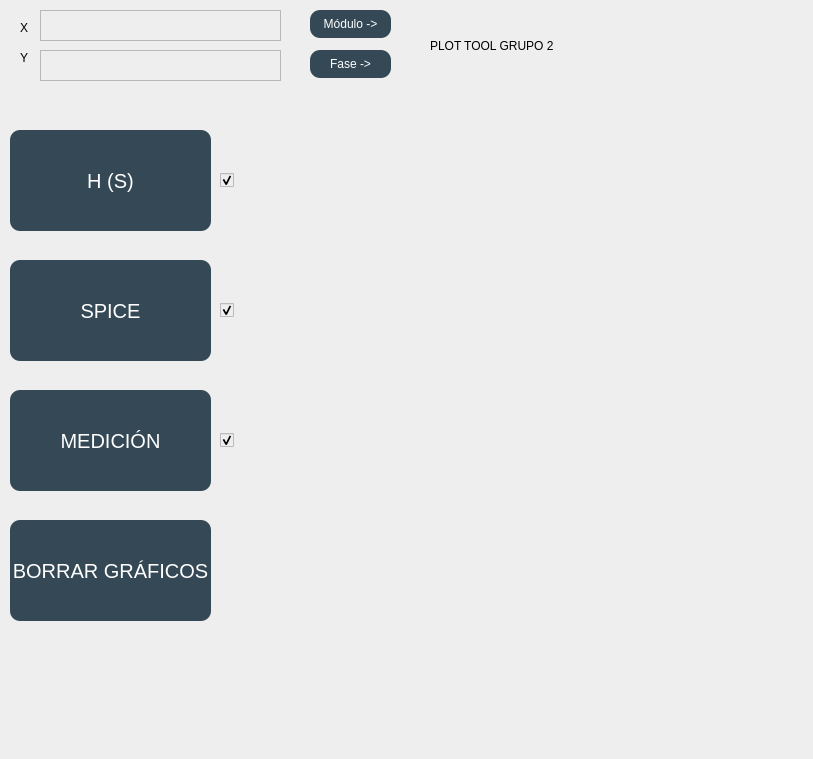
<?xml version="1.0" encoding="UTF-8"?>
<ui version="4.0">
 <class>MainWindow</class>
 <widget class="QMainWindow" name="MainWindow">
  <property name="geometry">
   <rect>
    <x>0</x>
    <y>0</y>
    <width>813</width>
    <height>759</height>
   </rect>
  </property>
  <property name="windowTitle">
   <string>MainWindow</string>
  </property>
  <property name="styleSheet">
   <string notr="true">background:rgb(238,238,238)</string>
  </property>
  <property name="toolButtonStyle">
   <enum>Qt::ToolButtonIconOnly</enum>
  </property>
  <widget class="QWidget" name="centralwidget">
   <widget class="QPushButton" name="transfButton">
    <property name="geometry">
     <rect>
      <x>10</x>
      <y>130</y>
      <width>201</width>
      <height>101</height>
     </rect>
    </property>
    <property name="styleSheet">
     <string notr="true">background: rgb(52,73,85);
color:rgb(255,255,255);
border-radius: 10px;
font-size: 20px
</string>
    </property>
    <property name="text">
     <string>H (S)</string>
    </property>
   </widget>
   <widget class="QPushButton" name="spiceButton">
    <property name="geometry">
     <rect>
      <x>10</x>
      <y>260</y>
      <width>201</width>
      <height>101</height>
     </rect>
    </property>
    <property name="styleSheet">
     <string notr="true">background: rgb(52,73,85);
color:rgb(255,255,255);
border-radius: 10px;
font-size:20px;</string>
    </property>
    <property name="text">
     <string>SPICE</string>
    </property>
   </widget>
   <widget class="QPushButton" name="medButton">
    <property name="geometry">
     <rect>
      <x>10</x>
      <y>390</y>
      <width>201</width>
      <height>101</height>
     </rect>
    </property>
    <property name="styleSheet">
     <string notr="true">background: rgb(52,73,85);
color:rgb(255,255,255);
border-radius: 10px;
font-size:20px;</string>
    </property>
    <property name="text">
     <string>MEDICIÓN</string>
    </property>
   </widget>
   <widget class="GraphWidget" name="graphwidget" native="true">
    <property name="geometry">
     <rect>
      <x>250</x>
      <y>90</y>
      <width>531</width>
      <height>300</height>
     </rect>
    </property>
    <property name="styleSheet">
     <string notr="true">border-color:black;</string>
    </property>
   </widget>
   <widget class="GraphWidget" name="phaseGraph" native="true">
    <property name="geometry">
     <rect>
      <x>250</x>
      <y>400</y>
      <width>531</width>
      <height>300</height>
     </rect>
    </property>
   </widget>
   <widget class="QPushButton" name="deleteButton">
    <property name="geometry">
     <rect>
      <x>10</x>
      <y>520</y>
      <width>201</width>
      <height>101</height>
     </rect>
    </property>
    <property name="styleSheet">
     <string notr="true">background: rgb(52,73,85);
color:rgb(255,255,255);
border-radius: 10px;
font-size:20px;</string>
    </property>
    <property name="text">
     <string>BORRAR GRÁFICOS</string>
    </property>
   </widget>
   <widget class="QLabel" name="label">
    <property name="geometry">
     <rect>
      <x>20</x>
      <y>20</y>
      <width>16</width>
      <height>16</height>
     </rect>
    </property>
    <property name="text">
     <string>X</string>
    </property>
   </widget>
   <widget class="QLabel" name="label_2">
    <property name="geometry">
     <rect>
      <x>20</x>
      <y>50</y>
      <width>16</width>
      <height>16</height>
     </rect>
    </property>
    <property name="text">
     <string>Y</string>
    </property>
   </widget>
   <widget class="QLabel" name="label_3">
    <property name="geometry">
     <rect>
      <x>430</x>
      <y>10</y>
      <width>331</width>
      <height>71</height>
     </rect>
    </property>
    <property name="styleSheet">
     <string notr="true">
font: 75 italic 22pt &quot;Tw Cen MT&quot;;
</string>
    </property>
    <property name="text">
     <string>PLOT TOOL GRUPO 2</string>
    </property>
   </widget>
   <widget class="QTextEdit" name="xTextEdit">
    <property name="geometry">
     <rect>
      <x>40</x>
      <y>10</y>
      <width>241</width>
      <height>31</height>
     </rect>
    </property>
   </widget>
   <widget class="QTextEdit" name="yTextEdit">
    <property name="geometry">
     <rect>
      <x>40</x>
      <y>50</y>
      <width>241</width>
      <height>31</height>
     </rect>
    </property>
   </widget>
   <widget class="QPushButton" name="changeModuleLabels">
    <property name="geometry">
     <rect>
      <x>310</x>
      <y>10</y>
      <width>81</width>
      <height>28</height>
     </rect>
    </property>
    <property name="styleSheet">
     <string notr="true">background: rgb(52,73,85);
color:rgb(255,255,255);
border-radius: 10px;</string>
    </property>
    <property name="text">
     <string>Módulo -&gt;</string>
    </property>
   </widget>
   <widget class="QPushButton" name="changePhaseLabels">
    <property name="geometry">
     <rect>
      <x>310</x>
      <y>50</y>
      <width>81</width>
      <height>28</height>
     </rect>
    </property>
    <property name="styleSheet">
     <string notr="true">background: rgb(52,73,85);
color:rgb(255,255,255);
border-radius: 10px;</string>
    </property>
    <property name="text">
     <string>Fase -&gt;</string>
    </property>
   </widget>
   <widget class="QCheckBox" name="transferenceCheck">
    <property name="geometry">
     <rect>
      <x>220</x>
      <y>170</y>
      <width>21</width>
      <height>20</height>
     </rect>
    </property>
    <property name="text">
     <string/>
    </property>
    <property name="checked">
     <bool>true</bool>
    </property>
   </widget>
   <widget class="QCheckBox" name="spiceCheck">
    <property name="geometry">
     <rect>
      <x>220</x>
      <y>300</y>
      <width>21</width>
      <height>20</height>
     </rect>
    </property>
    <property name="text">
     <string/>
    </property>
    <property name="checked">
     <bool>true</bool>
    </property>
   </widget>
   <widget class="QCheckBox" name="medCheck">
    <property name="geometry">
     <rect>
      <x>220</x>
      <y>430</y>
      <width>21</width>
      <height>20</height>
     </rect>
    </property>
    <property name="text">
     <string/>
    </property>
    <property name="checked">
     <bool>true</bool>
    </property>
   </widget>
  </widget>
  <widget class="QMenuBar" name="menubar">
   <property name="geometry">
    <rect>
     <x>0</x>
     <y>0</y>
     <width>813</width>
     <height>26</height>
    </rect>
   </property>
  </widget>
  <widget class="QStatusBar" name="statusbar"/>
 </widget>
 <customwidgets>
  <customwidget>
   <class>GraphWidget</class>
   <extends>QWidget</extends>
   <header location="global">graphwidget.h</header>
   <container>1</container>
  </customwidget>
 </customwidgets>
 <resources/>
 <connections/>
</ui>
